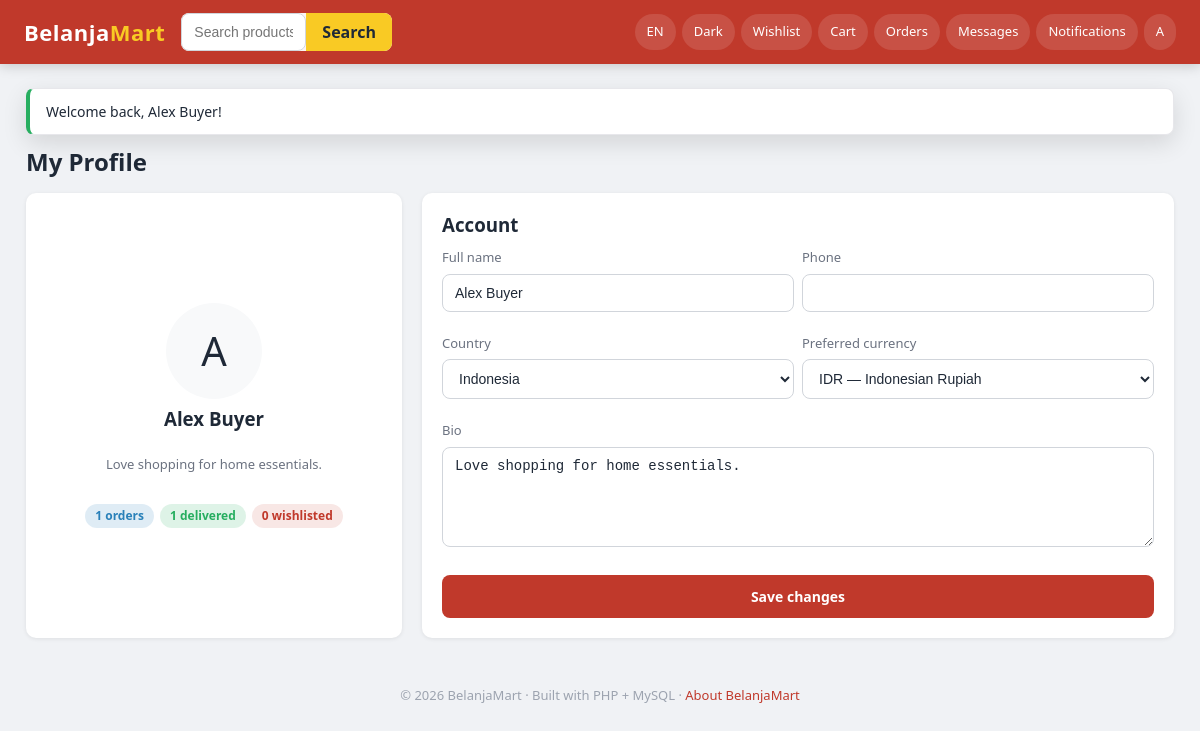
Page /frontend/pages/buyer/profile.php (signed in) on the committed database.
### tables this page shows
CREATE TABLE buyer_profiles (
    user_id        INT PRIMARY KEY,
    bio            TEXT,
    total_orders   INT NOT NULL DEFAULT 0,
    total_spent    DECIMAL(14,2) NOT NULL DEFAULT 0,
    FOREIGN KEY (user_id) REFERENCES users(user_id) ON DELETE CASCADE
);

CREATE TABLE users (
    user_id        INT AUTO_INCREMENT PRIMARY KEY,
    name           VARCHAR(100) NOT NULL,
    email          VARCHAR(150) NOT NULL UNIQUE,
    password       VARCHAR(255) NOT NULL,
    role           ENUM('buyer','seller','admin') NOT NULL DEFAULT 'buyer',
    avatar         VARCHAR(255) DEFAULT NULL,
    phone          VARCHAR(30)  DEFAULT NULL,
    country_code   CHAR(2)      DEFAULT 'ID',
    preferred_currency CHAR(3)  DEFAULT 'IDR',
    is_verified    TINYINT(1)   NOT NULL DEFAULT 0,     
    is_active      TINYINT(1)   NOT NULL DEFAULT 1,
    last_login_at  TIMESTAMP    NULL,
    created_at     TIMESTAMP DEFAULT CURRENT_TIMESTAMP,
    updated_at     TIMESTAMP DEFAULT CURRENT_TIMESTAMP ON UPDATE CURRENT_TIMESTAMP,
    FOREIGN KEY (country_code)       REFERENCES countries(country_code),
    FOREIGN KEY (preferred_currency) REFERENCES currencies(currency_code)
);

CREATE TABLE countries (
    country_code   CHAR(2) PRIMARY KEY,            
    country_name   VARCHAR(80)  NOT NULL,
    currency_code  CHAR(3)      NOT NULL,          
    tax_rate       DECIMAL(5,4) NOT NULL DEFAULT 0,     
    base_shipping  DECIMAL(10,2) NOT NULL DEFAULT 0     
);

CREATE TABLE currencies (
    currency_code  CHAR(3) PRIMARY KEY,             
    symbol         VARCHAR(8)   NOT NULL,
    name           VARCHAR(60)  NOT NULL,
     
    rate_to_usd    DECIMAL(18,6) NOT NULL DEFAULT 1,
    updated_at     TIMESTAMP DEFAULT CURRENT_TIMESTAMP ON UPDATE CURRENT_TIMESTAMP
);

### backend/core/Lang.php (called while the page is built, shortened)
<?php
class Lang
{
    private static ?string $locale = null;
    private static array $strings = [];
    private static array $fallback = [];
    private static bool $loaded = false;
    public static function locale(): string
    {
        if (self::$locale === null) {
            self::$locale = $_SESSION['__locale']
                ?? config('defaults.locale_code', 'en');
        }
        return self::$locale;
    }
    private static function load(): void
    {
        if (self::$loaded) return;
        $dir = __DIR__ . '/../lang/';
        $locale = self::locale();
        $fallbackFile = $dir . 'en.json';
        if (is_file($fallbackFile)) {
            self::$fallback = json_decode(file_get_contents($fallbackFile), true) ?: [];
        }
        if ($locale !== 'en') {
            $localeFile = $dir . $locale . '.json';
            if (is_file($localeFile)) {
                self::$strings = json_decode(file_get_contents($localeFile), true) ?: [];
            }
        } else {
            self::$strings = self::$fallback;
        }
        self::$loaded = true;
    }
    public static function get(string $key, array $replace = []): string
    {
        $text = self::$strings[$key] ?? self::$fallback[$key] ?? $key;
        return $text;
    }
}

### backend/core/Database.php (called while the page is built, shortened)
<?php
class Database
{
    private static ?PDO $pdo = null;
    public static function pdo(): PDO
    {
        if (self::$pdo instanceof PDO) {
            return self::$pdo;
        }
        $cfg  = config('db');
        $dsn  = sprintf(
            'mysql:host=%s;port=%d;dbname=%s;charset=%s',
            $cfg['host'], $cfg['port'], $cfg['database'], $cfg['charset']
        );
        try {
            self::$pdo = new PDO($dsn, $cfg['username'], $cfg['password'], [
                PDO::ATTR_ERRMODE            => PDO::ERRMODE_EXCEPTION,
                PDO::ATTR_DEFAULT_FETCH_MODE => PDO::FETCH_ASSOC,
                PDO::ATTR_EMULATE_PREPARES   => false,
            ]);
        } catch (PDOException $e) {
            http_response_code(500);
            die('Database connection failed: ' . $e->getMessage());
        }
        return self::$pdo;
    }
    public static function run(string $sql, array $params = []): PDOStatement
    {
        $stmt = self::pdo()->prepare($sql);
        $stmt->execute($params);
        return $stmt;
    }
    public static function one(string $sql, array $params = []): ?array
    {
        $row = self::run($sql, $params)->fetch();
        return $row ?: null;
    }
    public static function all(string $sql, array $params = []): array
    {
        return self::run($sql, $params)->fetchAll();
    }
    public static function scalar(string $sql, array $params = [])
    {
        $stmt = self::run($sql, $params);
        $row  = $stmt->fetch(PDO::FETCH_NUM);
        return $row ? $row[0] : null;
    }
}

### backend/models/UserModel.php (called while the page is built, shortened)
<?php
class UserModel
{
    public static function buyerProfile(int $userId): ?array
    {
        return Database::one("
            SELECT u.user_id, u.name, u.email, u.avatar, u.country_code,
                   u.preferred_currency, u.created_at,
                   bp.bio, bp.total_orders, bp.total_spent
            FROM users u
            JOIN buyer_profiles bp ON bp.user_id = u.user_id
            WHERE u.user_id = ? AND u.role = 'buyer'
        ", [$userId]);
    }
}

### backend/config/bootstrap.php (called while the page is built, shortened)
<?php
if (!defined('BM_BOOTSTRAPPED')) {
    $cfg = $GLOBALS['BM_CONFIG'];
    spl_autoload_register(function ($class) {
        $roots = [
            __DIR__ . '/../core/',
            __DIR__ . '/../models/',
            __DIR__ . '/../services/',
            __DIR__ . '/../controllers/',
            __DIR__ . '/../middleware/',
        ];
        foreach ($roots as $root) {
            $file = $root . $class . '.php';
            if (is_file($file)) {
                return;
            }
        }
    });
    foreach (['uploads', 'chat', 'logs'] as $key) {
        $path = $cfg['storage'][$key] ?? null;
        if ($path && !is_dir($path)) {
            @mkdir($path, 0777, true);
        }
    }
    require_once __DIR__ . '/../core/helpers.php';
}

### backend/services/AnalyticsService.php (called while the page is built, shortened)
<?php
class AnalyticsService
{
    public static function buyerDashboard(int $userId): array
    {
        $orders = (int) Database::scalar(
            "SELECT COUNT(*) FROM orders WHERE user_id = ?", [$userId]
        );
        $delivered = (int) Database::scalar(
            "SELECT COUNT(*) FROM orders WHERE user_id = ? AND status = 'delivered'",
            [$userId]
        );
        $spent = (float) Database::scalar(
            "SELECT COALESCE(SUM(total_amount),0) FROM orders
             WHERE user_id = ? AND status = 'delivered'", [$userId]
        );
        $wishlist = (int) Database::scalar(
            "SELECT COUNT(*) FROM wishlist WHERE user_id = ?", [$userId]
        );
        return compact('orders', 'delivered', 'spent', 'wishlist');
    }
}

### frontend/pages/buyer/profile.php (the view, shortened to what this page needs)
<?php
require_once __DIR__ . '/../../../backend/config/bootstrap.php';
$user    = current_user();
$profile = UserModel::buyerProfile((int) $user['user_id']);
$stats   = AnalyticsService::buyerDashboard((int) $user['user_id']);
layout('header', ['title' => 'My profile']);
?>
<h2 class="mb-2">My Profile</h2>
<div class="grid" style="grid-template-columns: 1fr 2fr; gap:20px;">
    <div class="card center" style="flex-direction:column;">
        <div style="width:96px; height:96px; border-radius:50%; background:var(--bg-muted); display:flex; align-items:center; justify-content:center; font-size:40px;">
            <?= e(mb_strtoupper(mb_substr($user['name'], 0, 1))) ?>
        </div>
        <h3 class="mt-1"><?= e($user['name']) ?></h3>
        <p class="text-muted fs-13"><?= e($profile['bio'] ?? 'No bio yet.') ?></p>
        <div class="row mt-2" style="gap:6px; flex-wrap:wrap; justify-content:center;">
            <span class="tag tag-info"><?= (int) $stats['orders'] ?> orders</span>
            <span class="tag tag-success"><?= (int) $stats['delivered'] ?> delivered</span>
            <span class="tag tag-primary"><?= (int) $stats['wishlist'] ?> wishlisted</span>
        </div>
    </div>
    <div class="card">
        <h3>Account</h3>
        <form method="POST" class="grid" style="grid-template-columns:1fr 1fr; gap:8px;">
            <div class="form-row"><label>Full name</label><input type="text" name="name" value="<?= e($user['name']) ?>" required></div>
            <div class="form-row"><label>Phone</label><input type="text" name="phone" value="<?= e($profile['phone'] ?? '') ?>"></div>
            <div class="form-row"><label>Country</label>
                <select name="country_code">
                    <?php foreach (Database::all("SELECT * FROM countries ORDER BY country_name") as $c): ?>
                        <option value="<?= e($c['country_code']) ?>" <?= ($c['country_code'] === ($user['country'] ?? 'ID')) ? 'selected' : '' ?>>
                            <?= e($c['country_name']) ?>
                        </option>
                    <?php endforeach; ?>
                </select>
            </div>
            <div class="form-row"><label>Preferred currency</label>
                <select name="preferred_currency">
                    <?php foreach (Database::all("SELECT * FROM currencies") as $c): ?>
                        <option value="<?= e($c['currency_code']) ?>" <?= ($c['currency_code'] === ($user['currency'] ?? 'IDR')) ? 'selected' : '' ?>>
                            <?= e($c['currency_code']) ?> — <?= e($c['name']) ?>
                        </option>
                    <?php endforeach; ?>
                </select>
            </div>
            <div class="form-row" style="grid-column: span 2;">
                <label>Bio</label>
                <textarea name="bio"><?= e($profile['bio'] ?? '') ?></textarea>
            </div>
            <button class="btn btn-primary" type="submit" style="grid-column: span 2;">Save changes</button>
        </form>
    </div>
</div>

### frontend/components/navbar.php (shortened to what this page needs)
<?php
$role = $user['role'] ?? null;
$currentLang = Lang::locale();
$langFlags = ['en' => 'EN', 'id' => 'ID', 'ja' => 'JA', 'zh' => 'ZH'];
?>
<header class="topbar">
    <a href="<?= base_url('/') ?>" class="brand">Belanja<span>Mart</span></a>
    <?php if ($role !== 'admin'): ?>
    <form class="search" action="<?= base_url('/frontend/pages/buyer/home.php') ?>" method="GET">
        <input type="text" name="q" placeholder="<?= e(__('Search products, brands, or sellers...')) ?>" value="<?= e($_GET['q'] ?? '') ?>">
        <button type="submit">Search</button>
    </form>
    <?php endif; ?>
    <div class="topbar-actions">
        <div class="lang-switcher" style="position:relative;">
            <button class="icon-btn" id="langToggle" title="<?= e(__('Language')) ?>">
                <span><?= $langFlags[$currentLang] ?? 'Lang' ?></span>
            </button>
        </div>
        <button class="icon-btn" data-theme-toggle title="<?= e(__('Toggle theme')) ?>">
            <span class="icon">Dark</span>
        </button>
        <?php if (!$user): ?>
            <a class="pill" href="<?= base_url('/auth/role.php') ?>"><?= e(__('Sign in')) ?></a>
        <?php else: ?>
            <?php if ($role === 'buyer'): ?>
                <a class="pill" href="<?= base_url('/frontend/pages/buyer/wishlist.php') ?>" title="<?= e(__('Wishlist')) ?>">
                    <span class="label"><?= e(__('Wishlist')) ?></span>
                </a>
                <a class="pill" href="<?= base_url('/frontend/pages/buyer/cart.php') ?>" title="<?= e(__('Cart')) ?>">
                    <span class="label"><?= e(__('Cart')) ?></span>
                </a>
                <a class="pill" href="<?= base_url('/frontend/pages/buyer/orders.php') ?>" title="<?= e(__('Orders')) ?>">
                    <span class="label"><?= e(__('Orders')) ?></span>
                </a>
            <?php elseif ($role === 'admin'): ?>
                <a class="pill" href="<?= base_url('/frontend/pages/admin/dashboard.php') ?>">Admin</a>
            <?php endif; ?>
            <a class="pill" href="<?= base_url('/frontend/pages/shared/chat.php') ?>" title="<?= e(__('Messages')) ?>">
                <?= e(__('Messages')) ?>
            </a>
            <a class="pill" href="<?= base_url('/frontend/pages/shared/notifications.php') ?>" title="<?= e(__('Notifications')) ?>">
                <?= e(__('Notifications')) ?>
            </a>
            <a class="pill" href="<?= base_url('/auth/logout.php') ?>" title="<?= e(__('Logout')) ?>">
                <span class="label"><?= e(mb_strtoupper(mb_substr($user['name'], 0, 1))) ?></span>
            </a>
        <?php endif; ?>
    </div>
</header>

### rows in the picture
buyer_profiles: user_id.name "A", user_id.name "Alex Buyer", bio "Love shopping for home essentials.", user_id.user_id "1", total_orders "0", name "Alex Buyer"
users: country_code "Indonesia", preferred_currency "IDR — Indonesian Rupiah"

### other values in the picture
$langFlags[$currentLang] "EN"
__('Wishlist') "Wishlist"
__('Cart') "Cart"
__('Orders') "Orders"
__('Messages') "Messages"
__('Notifications') "Notifications"
$ok "Welcome back, Alex Buyer!"
__('About BelanjaMart') "About BelanjaMart"
